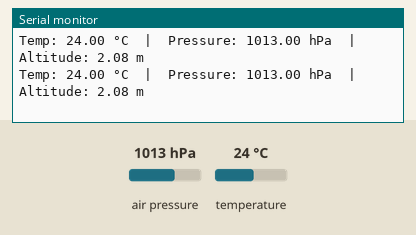
The sketch below on a simulated Arduino Uno, built with avr-gcc and run on an emulated ATmega328P. Parts: the last lines printed to the serial monitor. Inputs (shaded band) come from the test bench; at power-on: air pressure 1013 hPa, temperature 24 °C.

Above: at 1.2 s.
1.3 s: air pressure set to 952 hPa
At 1.6 s:
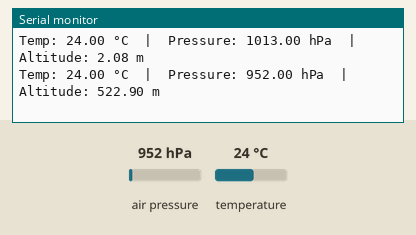
2.8 s: temperature set to 12 °C
At 2.83 s:
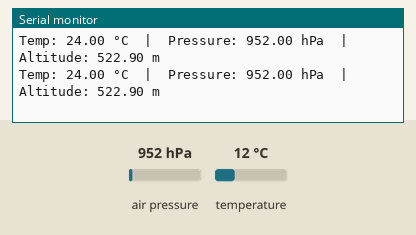
4.3 s: air pressure set to 975 hPa
At 4.48 s:
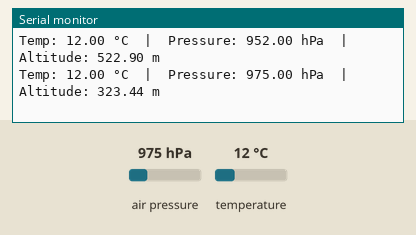
Timing chart, 0 to 7.3 s (numbered marks = the images above; inputs shaded):
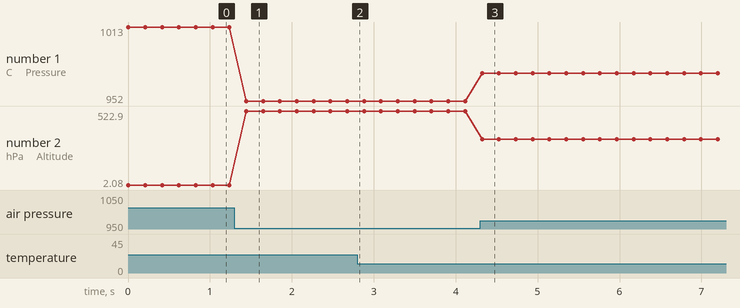

Measured:
- after the input at 1.3 s, the serial monitor: prints a new line after 0.14 s (image 1)
- after the input at 4.3 s, the serial monitor: prints a new line at once (image 3)
- plotted number 1: 1013 → 952 after the input at 1.3 s, 952 → 975 after the input at 4.3 s
- plotted number 2: 2.08 → 522.9 after the input at 1.3 s, 522.9 → 323.44 after the input at 4.3 s

The sketch:

bmp280_test.ino
```cpp
#include <Wire.h>
#include <Adafruit_BMP280.h>

Adafruit_BMP280 bmp; // I2C

void setup() {
  Serial.begin(115200);
  while (!Serial) delay(10);

  Wire.begin(); // Teensy 4.1 default I2C pins (18/19 on Wire)

  // BMP280 I2C address is usually 0x76 or 0x77
  if (!bmp.begin(0x76)) {
    Serial.println("BMP280 not found at 0x76, trying 0x77...");
    if (!bmp.begin(0x77)) {
      Serial.println("BMP280 not found! Check wiring/address.");
      while (1) delay(10);
    }
  }

  Serial.println("BMP280 found!");

  // Recommended settings for reasonably fast + low-noise readings
  bmp.setSampling(Adafruit_BMP280::MODE_NORMAL,     // operating mode
                   Adafruit_BMP280::SAMPLING_X2,     // temp oversampling
                   Adafruit_BMP280::SAMPLING_X16,    // pressure oversampling
                   Adafruit_BMP280::FILTER_X16,      // IIR filter
                   Adafruit_BMP280::STANDBY_MS_1);   // standby time
}

void loop() {
  float temp = bmp.readTemperature();       // °C
  float pressure = bmp.readPressure();      // Pa
  float altitude = bmp.readAltitude(1013.25); // meters, using standard sea-level pressure

  Serial.print("Temp: ");
  Serial.print(temp);
  Serial.print(" °C  |  Pressure: ");
  Serial.print(pressure / 100.0F); // hPa
  Serial.print(" hPa  |  Altitude: ");
  Serial.print(altitude);
  Serial.println(" m");

  delay(200); // adjust based on your standby setting
}
```
